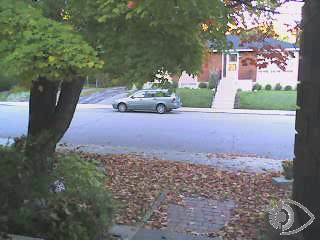
//> input picture frame 11 of Video/bike.avi, 320 x 240 px
$ ./ch11   (built with g++ and OpenCV 4)
//> lines starting //> are read from the running program, lines starting //| are printed output that depends on the picture; after the words box and inside, x2 and y2 are one past the last pixel; in counts of white or black regions, pixels touching at a corner belong together; pictures that were not available may be replaced by others from this repository, and a replacement may not be noted
#include <iostream>
#include <opencv2/opencv.hpp>
std::vector<cv::Scalar> color_lut;  //颜色查找表
void draw_lines(cv::Mat &image, std::vector<cv::Point2f> pt1, std::vector<cv::Point2f> pt2)
{
	cv::RNG rng(5000);
	if (color_lut.size() < pt1.size())
	{
		for (size_t t = 0; t < pt1.size(); t++)
		{
			color_lut.push_back(cv::Scalar(rng.uniform(0, 255), rng.uniform(0, 255),
				rng.uniform(0, 255)));
		}
	}
	for (size_t t = 0; t < pt1.size(); t++) {
		cv::line(image, pt1[t], pt2[t], color_lut[t], 2, 8, 0);
	}
}

int main(){
	/* 差值法检测移动物体 */
	/*
	计算两幅图像的差值的绝对值
	cv::absdiff(src1, 		// 输入图像1
				src2, 		// 输入图像2
				dst 		// 输出图像
				);
	*/
	// 加载视频文件，并判断是否加载成功
	cv::VideoCapture bikeVideo("../Video/bike.avi");
	if (!bikeVideo.isOpened()) {
		std::cout << "请确认视频文件是否正确" << std::endl;
		return -1;
	}
	// 输出视频相关信息
	int fps1 = bikeVideo.get(cv::CAP_PROP_FPS);
	int width1 = bikeVideo.get(cv::CAP_PROP_FRAME_WIDTH);
	int height1 = bikeVideo.get(cv::CAP_PROP_FRAME_HEIGHT);
	int num_of_frames1 = bikeVideo.get(cv::CAP_PROP_FRAME_COUNT);
	std::cout << "视频宽度：" << width1 << std::endl <<  " 视频高度：" << height1 << std::endl << " 视频帧率：" << fps1 << std::endl << " 视频总帧数: " << num_of_frames1 << std::endl;

	// 读取视频中第一帧图像作为前一帧图像，并进行灰度化
	cv::Mat preFrame1, preGray1;
	bikeVideo.read(preFrame1);
//> preFrame1 is the input picture: 240 rows x 320 cols, CV_8UC3; mean B, G, R 117.9, 119.1, 115
	cv::cvtColor(preFrame1, preGray1, cv::COLOR_BGR2GRAY);
	// 对图像进行高斯滤波，减少噪声干扰
	cv::GaussianBlur(preGray1, preGray1, cv::Size(0, 0), 15);

	cv::Mat binary1;
	cv::Mat frame1, gray1;
	// 形态学操作的矩形模板
	cv::Mat k1 = cv::getStructuringElement(cv::MORPH_RECT, cv::Size(7, 7), cv::Point(-1, -1));

	while (true)
	{
		// 视频中所有图像处理完后推出循环
		if (!bikeVideo.read(frame1))
		{
			break;
		}

		// 对当前帧进行灰度化
		cv::cvtColor(frame1, gray1, cv::COLOR_BGR2GRAY);
		cv::GaussianBlur(gray1, gray1, cv::Size(0, 0), 15);

		// 计算当前帧与前一帧的差值的绝对值
		cv::absdiff(gray1, preGray1, binary1);
//> binary1: 240 rows x 320 cols, CV_8UC1; values 0 (black) and 1 (white), 12.4% white in thin lines or dots

		// 对计算结果二值化并进行开运算，减少噪声的干扰
		cv::threshold(binary1, binary1, 10, 255, cv::THRESH_BINARY | cv::THRESH_OTSU);
		cv::morphologyEx(binary1, binary1, cv::MORPH_OPEN, k1);
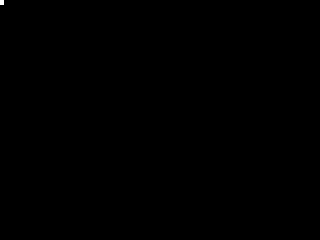
//> binary1: 240 rows x 320 cols, CV_8UC1; 0.03% white; 1 white region, box (x1, y1, x2, y2) and area: (0, 0, 4, 5) 20

		// 显示处理结果
		cv::imshow("input", frame1);
		cv::imshow("result", binary1);

		// 将当前帧变成前一帧，准备下一个循环，注释掉这句话为固定背景
		gray1.copyTo(preGray1); // gray->preGray

		// 5毫秒延时判断是否推出程序，按ESC键退出
		char c = cv::waitKey(5);
//> the Esc key is pressed
		if (c == 27)
		{
			break;
		}
	}
	//释放资源
	bikeVideo.release();
	cv::destroyAllWindows();

	/* 均值迁移法目标跟踪 */
	/*
	均值迁移法是一种基于密度估计的非参数聚类算法
	均值迁移法的目标跟踪步骤：
	1. 初始化目标区域
	2. 计算目标区域的直方图
	3. 计算目标区域的质心
	4. 计算目标区域的直方图的质心
	5. 计算目标区域的质心与直方图的质心的距离
	6. 如果距离小于阈值，则认为目标区域没有发生变化，否则，更新目标区域
	*/
	/*
	均值迁移法的目标跟踪函数
	cv::meanShift(	src, 		// 输入图像
				  	dst, 		// 输出图像
				  	window, 	// 目标区域
				  	criteria 	// 停止条件
				  	);			// 返回值int数据类型,表示算法在找到收敛位置前所经历的迭代次数

	通过鼠标在图像中选择目标区域
	cv::selectROI(	windowName, 	// 窗口名称
					src, 			// 输入图像
					showCrossair, 	// 是否显示十字
					fromCenter 		// 是否从中心开始选择
					);				// 返回值Rect数据类型,目标区域

	自适应均值迁移法的目标跟踪函数
	cv::CamShift(	src, 		// 输入图像
				  	window, 	// 目标区域
				  	criteria 	// 停止条件
				  	);			// 返回值RotatedRect数据类型,旋转后的矩形
	*/
	//打开视频文件，并判断是否成功打开
	cv::VideoCapture vtest("../Video/vtest.avi");
	if (!vtest.isOpened())
	{
		std::cout << "请确认输入的视频文件名是否正确" << std::endl;
		return -1;
	}

	//是否已经计算目标区域直方图标志，0表示没有计算，1表示已经计算
	int trackObject2 = 0;

	//计算直方图和反向直方图相关参数
	int hsize2 = 16;
	float hranges2[] = { 0,180 };
	const float* phranges2 = hranges2;

	//选择目标区域
	cv::Mat frame2, hsv2, hue2, hist2, histimg2 = cv::Mat::zeros(200, 320, CV_8UC3), backproj2;
	vtest.read(frame2);
	cv::Rect selection2 = cv::selectROI("选择目标跟踪区域", frame2, true, false);
//> the box from (80, 60) to (240, 180) is selected with the mouse
//> selection2 = Rect(80, 60, 160, 120)

	while (true)
	{
		//判断是否读取了全部图像
		if (!vtest.read(frame2))
		{
			break;
		}
		//将图像转化成HSV颜色空间
		cvtColor(frame2, hsv2, cv::COLOR_BGR2HSV);
//> hsv2: 240 rows x 320 cols, CV_8UC3; mean H, S, V 76, 48.8, 131

		//定义计算直方图和反向直方图相关数据和图像
		int ch[] = { 0, 0 };
		hue2.create(hsv2.size(), hsv2.depth());
		mixChannels(&hsv2, 1, &hue2, 1, ch, 1);

		//是否已经完成跟踪目标直方图的计算
		if (trackObject2 <= 0)
		{
			//目标区域的HSV颜色空间
			cv::Mat roi(hue2, selection2);
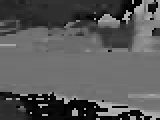
//> roi: 120 rows x 160 cols, CV_8UC1; min 0, max 179, mean 89
			//计算直方图和直方图归一化
			calcHist(&roi, 1, 0, roi, hist2, 1, &hsize2, &phranges2);
//> hist2 = [1711, 487, 245, 1457, 1896, 560, 208, 172, 324, 2717, 6930, 529, 515, 212, 334, 671]
			normalize(hist2, hist2, 0, 255, cv::NORM_MINMAX);
//> hist2 = [58.07, 11.89, 2.75, 48.49, 65.05, 14.64, 1.36, 0, 5.74, 96.03, 255, 13.47, 12.94, 1.51, 6.11, 18.83]

			//将标志设置为1，不再计算目标区域的直方图
			trackObject2 = 1; // Don't set up again, unless user selects new ROI

			//显示目标区域的直方图，可以将注释掉，不影响跟踪效果
			histimg2 = cv::Scalar::all(0);
			int binW = histimg2.cols / hsize2;
			cv::Mat buf(1, hsize2, CV_8UC3);
			for (int i = 0; i < hsize2; i++)
				buf.at<cv::Vec3b>(i) = cv::Vec3b(cv::saturate_cast<uchar>(i*180. / hsize2), 255, 255);
			cvtColor(buf, buf, cv::COLOR_HSV2BGR);

			for (int i = 0; i < hsize2; i++)
			{
				int val = cv::saturate_cast<int>(hist2.at<float>(i)*histimg2.rows / 255);
				cv::rectangle(histimg2, cv::Point(i*binW, histimg2.rows),
					cv::Point((i + 1)*binW, histimg2.rows - val),
					cv::Scalar(buf.at<cv::Vec3b>(i)), -1, 8);
			}
//> this loop made 16 passes
//> val on passes 1 to 8: 46, 9, 2, 38, 51, 11, 1, 0
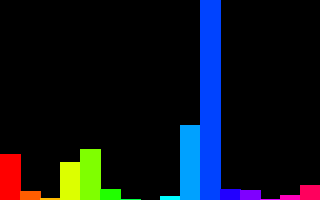
//> histimg2: 200 rows x 320 cols, CV_8UC3; mean B, G, R 25.5, 17.1, 11.7
		}

		// 计算目标区域的方向直方图
		cv::calcBackProject(&hue2, 1, 0, hist2, backproj2, &phranges2);
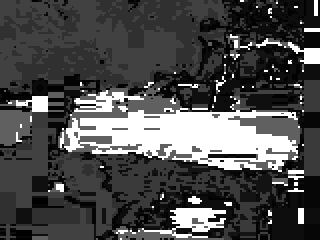
//> backproj2: 240 rows x 320 cols, CV_8UC1; min 0, max 255, mean 77.1

		//均值迁移法跟踪目标
		cv::meanShift(backproj2, selection2, cv::TermCriteria(cv::TermCriteria::EPS | cv::TermCriteria::COUNT, 10, 1));
//> selection2 = Rect(85, 71, 160, 120)
		//再图像中绘制寻找到的跟踪窗口
		cv::rectangle(frame2, selection2, cv::Scalar(0, 0, 255), 3, cv::LINE_AA);
//> frame2: 240 rows x 320 cols, CV_8UC3; mean B, G, R 112.6, 113.8, 119.7

		//显示结果
		cv::imshow("CamShift Demo", frame2);  //显示跟踪结果
		cv::imshow("Histogram", histimg2);  //显示目标区域直方图

		//按ESC键退出程序
		char c = (char)cv::waitKey(50);
//> the Esc key is pressed
		if (c == 27)
			break;
	}
	//释放资源
	vtest.release();
	cv::destroyAllWindows();

	cv::VideoCapture mulballs("../Video/mulballs.mp4");
	if (!mulballs.isOpened())
	{
		std::cout << "请确认输入的视频文件名是否正确" << std::endl;
		return -1;
	}

	//是否已经计算目标区域直方图标志，0表示没有计算，1表示已经计算
	int trackObject3 = 0;

	//计算直方图和反向直方图相关参数
	int hsize3 = 16;
	float hranges3[] = { 0,180 };
	const float* phranges3 = hranges3;

	//选择目标区域
	cv::Mat frame3, hsv3, hue3, hist3, histImg3 = cv::Mat::zeros(200, 320, CV_8UC3), backproj3;
	mulballs.read(frame3);
	cv::Rect selection3 = cv::selectROI("选择目标跟踪区域", frame3, true, false);
//> the box from (80, 60) to (240, 180) is selected with the mouse
//> selection3 = Rect(80, 60, 160, 120)
	cv::Rect selection_Cam = selection3;
//> selection_Cam = Rect(80, 60, 160, 120)
	while (true)
	{
		//判断是否读取了全部图像
		if (!mulballs.read(frame3))
		{
			break;
		}
		//将图像转化成HSV颜色空间
		cv::cvtColor(frame3, hsv3, cv::COLOR_BGR2HSV);

		//定义计算直方图和反向直方图相关数据和图像
		int ch[] = { 0, 0 };
		hue3.create(hsv3.size(), hsv3.depth());
		cv::mixChannels(&hsv3, 1, &hue3, 1, ch, 1);

		//是否已经完成跟踪目标直方图的计算
		if (trackObject3 <= 0)
		{
			//目标区域的HSV颜色空间
			cv::Mat roi(hue3, selection3);
			//计算直方图和直方图归一化
			cv::calcHist(&roi, 1, 0, roi, hist3, 1, &hsize3, &phranges3);
//> hist3 = [1711, 487, 245, 1457, 1896, 560, 208, 172, 324, 2717, 6930, 529, 515, 212, 334, 671]
			cv::normalize(hist3, hist3, 0, 255, cv::NORM_MINMAX);
//> hist3 has the same summary as hist2

			//将标志设置为1，不再计算目标区域的直方图
			trackObject3 = 1; // Don't set up again, unless user selects new ROI

			//显示目标区域的直方图，可以将注释掉，不影响跟踪效果
			int binW = histImg3.cols / hsize3;
			cv::Mat b(1, hsize3, CV_8UC3);
			for (int i = 0; i < hsize3; i++)
				b.at<cv::Vec3b>(i) = cv::Vec3b(cv::saturate_cast<uchar>(i*180. / hsize3), 255, 255);
			cvtColor(b, b, cv::COLOR_HSV2BGR);
			for (int i = 0; i < hsize3; i++)
			{
				int val = cv::saturate_cast<int>(hist3.at<float>(i)*histImg3.rows / 255);
				cv::rectangle(histImg3, cv::Point(i*binW, histImg3.rows),	cv::Point((i + 1)*binW, histImg3.rows - val),
				cv::Scalar(b.at<cv::Vec3b>(i)), -1, 8);
			}
		}

		// 计算目标区域的方向直方图
		cv::calcBackProject(&hue3, 1, 0, hist3, backproj3, &phranges3);

		cv::Mat frame_Cam;
		frame3.copyTo(frame_Cam);

		//均值迁移法跟踪目标
		cv::meanShift(backproj3, selection3,cv:: TermCriteria(cv::TermCriteria::EPS | cv::TermCriteria::COUNT, 10, 1));
//> selection3 = Rect(85, 71, 160, 120)
		//在图像中绘制寻找到的跟踪窗口
		cv::rectangle(frame3, selection3, cv::Scalar(0, 0, 255), 3, cv::LINE_AA);

		//自适应均值迁移法跟踪目标
		cv::RotatedRect trackBox = CamShift(backproj3, selection_Cam,
			cv::TermCriteria(cv::TermCriteria::EPS | cv::TermCriteria::COUNT, 10, 1));
//> selection_Cam = Rect(62, 74, 206, 115); trackBox = centre (165, 131.5), size (113.9, 205.2), angle 95.5
		//绘制椭圆窗口
		cv::ellipse(frame_Cam, trackBox, cv::Scalar(0, 0, 255), 3, cv::LINE_AA);
//> frame_Cam: 240 rows x 320 cols, CV_8UC3; mean B, G, R 113, 114.2, 119.3

		//显示结果
		cv::imshow("meanShift跟踪结果", frame3);  //显示跟踪结果
		cv::imshow("CamShift跟踪结果", frame_Cam);  //显示跟踪结果
		cv::imshow("Histogram", histImg3);  //显示目标区域直方图

		//按ESC键退出程序
		char c = (char)cv::waitKey(50);
//> the Esc key is pressed
		if (c == 27)
			break;
	}
	//释放资源
	mulballs.release();
	cv::destroyAllWindows();

	/* 光流法目标跟踪 */
	/*
	光流法是一种基于图像亮度的运动估计方法
	光流法的目标跟踪步骤：
	1. 初始化目标区域
	2. 计算目标区域的光流
	3. 计算目标区域的质心
	4. 计算目标区域的光流的质心
	5. 计算目标区域的质心与光流的质心的距离
	6. 如果距离小于阈值，则认为目标区域没有发生变化，否则，更新目标区域
	*/
	/*
	Faeneback多项式扩展算法光流法的目标跟踪函数
	cv::calcOpticalFlowFarneback( 	InputArray prev, 		// 前一帧图像
									InputArray next, 		// 当前帧图像
									InputOutputArray flow,	// 输出的光流图像
                                    double pyr_scale, 		// 图像金字塔两层之间尺寸的比例
									int levels, 			// 构建图像金字塔的层数
									int winsize,			// 均值窗口的尺寸
                                    int iterations, 		// 算法在每个金字塔图像中迭代的次数
									int poly_n, 			// 在每个像素中找到多项式展开的像素领域的大小
									double poly_sigma,		// 高斯标准差
                                    int flags 				// 计算方法标志
									);

	计算二维向量的模长与方向
	cv::cartToPolar(InputArray x, 				// x方向
					InputArray y,				// y方向
                    OutputArray magnitude, 		// 模长
					OutputArray angle,			// 方向
                    bool angleInDegrees = false	// 角度单位选择标志,false表示单位为弧度;true表示单位为角度
					);

	LK稀疏光流法的目标跟踪函数
	cv::calcOpticalFlowPyrLK( 	InputArray prevImg, 																		// 前一帧图像
								InputArray nextImg,																			// 当前帧图像
                                InputArray prevPts, 																		// 前一帧图像的特征点
								InputOutputArray nextPts,																	// 当前帧图像的特征点
                                OutputArray status, 																		// 特征点是否找到
								OutputArray err,																			// 特征点的误差
                                Size winSize = Size(21,21), 																// 搜索窗口大小
								int maxLevel = 3,																			// 构建图像金字塔的层数
                                TermCriteria criteria = TermCriteria(TermCriteria::COUNT+TermCriteria::EPS, 30, 0.01),		// 迭代终止条件
								int flags = 0, 																				// 寻找匹配光流点的操作标志
								double minEigThreshold = 1e-4 																// 响应的最小特征值,当特征值小于该值时,不进行任何处理,是为光流点丢失
								);
	*/
	cv::VideoCapture vtest2("../Video/vtest.avi");
	cv::Mat prevFrame4, prevGray4;
	if (!vtest2.read(prevFrame4))
	{
		std::cout << "请确认视频文件名称是否正确" << std::endl;
		return -1;
	}

	//将彩色图像转换成灰度图像
	cv::cvtColor(prevFrame4, prevGray4, cv::COLOR_BGR2GRAY);

	while (true)
	{
		cv::Mat nextFrame, nextGray;
		//所有图像处理完成后推出程序
		if (!vtest2.read(nextFrame))
		{
			break;
		}
		cv::imshow("视频图像", nextFrame);

		//计算稠密光流
		cv::cvtColor(nextFrame, nextGray, cv::COLOR_BGR2GRAY);
		cv::Mat_<cv::Point2f> flow;  //两个方向的运动速度
		cv::calcOpticalFlowFarneback(prevGray4, nextGray, flow, 0.5, 3, 15, 3, 5, 1.2, 0);

		cv::Mat xV = cv::Mat::zeros(prevFrame4.size(), CV_32FC1);  //x方向移动速度
		cv::Mat yV = cv::Mat::zeros(prevFrame4.size(), CV_32FC1);  //y方向移动速度
		//提取两个方向的速度
		for (int row = 0; row < flow.rows; row++)
		{
			for (int col = 0; col < flow.cols; col++)
			{
				const cv::Point2f& flow_xy = flow.at<cv::Point2f>(row, col);
				xV.at<float>(row, col) = flow_xy.x;
				yV.at<float>(row, col) = flow_xy.y;
			}
		}
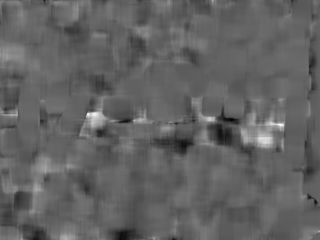
//> xV: 240 rows x 320 cols, CV_32FC1; min -0.278, max 0.437, mean -0.00133; drawn with min black and max white
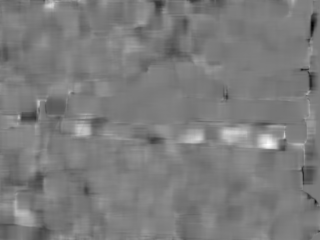
//> yV: 240 rows x 320 cols, CV_32FC1; min -0.349, max 0.368, mean 0.00101; drawn with min black and max white

		//计算向量角度和幅值
		cv::Mat magnitude4, angle4;
		cv::cartToPolar(xV, yV, magnitude4, angle4);

		//讲角度转换成角度制
		angle4 = angle4 * 180.0 / CV_PI / 2.0;

		//把幅值归一化到0-255区间便于显示结果
		cv::normalize(magnitude4, magnitude4, 0, 255, cv::NORM_MINMAX);

		//计算角度和幅值的绝对值
		cv::convertScaleAbs(magnitude4, magnitude4);
//> magnitude4: 240 rows x 320 cols, CV_8UC1
		cv::convertScaleAbs(angle4, angle4);
//> angle4: 240 rows x 320 cols, CV_8UC1

		//讲运动的幅值和角度生成HSV颜色空间的图像
		cv::Mat HSV = cv::Mat::zeros(prevFrame4.size(), prevFrame4.type());
		std::vector<cv::Mat> result;
		cv::split(HSV, result);
		result[0] = angle4;  //决定颜色
//> result[1]: 240 rows x 320 cols, CV_8UC1; every value is 0
		result[1] = cv::Scalar(255);
//> result[1]: 240 rows x 320 cols, CV_8UC1; every value is 255
		result[2] = magnitude4;  //决定形态
		//将三个多通道图像合并成三通道图像
		cv::merge(result, HSV);

		//讲HSV颜色空间图像转换到RGB颜色空间中
		cv::Mat rgbImg;
		cv::cvtColor(HSV, rgbImg, cv::COLOR_HSV2BGR);
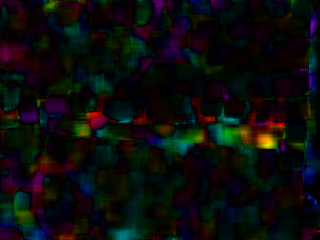
//> rgbImg: 240 rows x 320 cols, CV_8UC3; mean B, G, R 11.8, 12.4, 11.5

		//显示检测结果
		cv::imshow("运动检测结果", rgbImg);
		int ch = cv::waitKey(5);
//> the Esc key is pressed
		if (ch == 27)
		{
			break;
		}
	}
	//释放资源
	vtest2.release();
	cv::waitKey(0);
	cv::destroyAllWindows();

	cv::VideoCapture capture("../Video/mulballs.mp4");
	cv::Mat prevframe5, prevImg5;
	if (!capture.read(prevframe5))
	{
		std::cout << "请确认输入视频文件是否正确" << std::endl;
		return -1;
	}
	cv::cvtColor(prevframe5, prevImg5, cv::COLOR_BGR2GRAY);

	//角点检测相关参数设置
	std::vector<cv::Point2f> Points;
	double qualityLevel = 0.01;
	int minDistance = 10;
	int blockSize = 3;
	bool useHarrisDetector = false;
	double k5 = 0.04;
	int Corners = 5000;

	//角点检测
	cv::goodFeaturesToTrack(prevImg5, Points, Corners, qualityLevel, minDistance, cv::Mat(), blockSize, useHarrisDetector, k5);
//> Points = 289 Points (x, y), first 12: [271, 62], [294, 57], [303, 3], [189, 75], [242, 4], [158, 70], [259, 68], [296, 132], [286, 64], [226, 33], [294, 111], [237, 24]

	//稀疏光流检测相关参数设置
	std::vector<cv::Point2f> prevPts;  //前一帧图像角点坐标
	std::vector<cv::Point2f> nextPts;  //当前帧图像角点坐标
	std::vector<uchar> status;  //检点检测到的状态
	std::vector<float> err;
	cv::TermCriteria criteria = cv::TermCriteria(cv::TermCriteria::COUNT
		+ cv::TermCriteria::EPS, 30, 0.01);
	double derivlambda = 0.5;
	int flags = 0;

	//初始状态的角点
	std::vector<cv::Point2f> initPoints;
	initPoints.insert(initPoints.end(), Points.begin(), Points.end());
//> initPoints has the same summary as Points

	//前一帧图像中的角点坐标
	prevPts.insert(prevPts.end(), Points.begin(), Points.end());
//> prevPts has the same summary as Points

	while (true)
	{
		cv::Mat nextframe, nextImg;
		if (!capture.read(nextframe))
		{
			break;
		}
		cv::imshow("nextframe", nextframe);

		//光流跟踪
		cv::cvtColor(nextframe, nextImg, cv::COLOR_BGR2GRAY);
		cv::calcOpticalFlowPyrLK(prevImg5, nextImg, prevPts, nextPts, status, err,
			cv::Size(31, 31), 3, criteria, derivlambda, flags);
//> nextPts = 289 Points (x, y), first 12: [271, 62], [294, 56.99], [303, 3.01], [189, 75], [242, 4.02], [158, 70], [259, 68], [296, 132], [286, 64], [226, 33], [294, 111], [237, 24]; status = 289 values from 1 to 1; err = 289 values, max 7.23 at index 16, min 0.746 at index 49, mean 2.04

		//判断角点是否移动，如果不移动就删除
		size_t i, k;
		for (i = k = 0; i < nextPts.size(); i++)
		{
			// 距离与状态测量
			double dist = abs(prevPts[i].x - nextPts[i].x) + abs(prevPts[i].y - nextPts[i].y);
			if (status[i] && dist > 2)
			{
				prevPts[k] = prevPts[i];
				initPoints[k] = initPoints[i];
				nextPts[k++] = nextPts[i];
				cv::circle(nextframe, nextPts[i], 3, cv::Scalar(0, 255, 0), -1, 8);
			}
		}
//> this loop made 289 passes
//> dist on passes 1 to 3: 0.00557, 0.0173, 0.0206

		//更新移动角点数目
		nextPts.resize(k);
		prevPts.resize(k);
		initPoints.resize(k);

		// 绘制跟踪轨迹
		draw_lines(nextframe, initPoints, nextPts);
		cv::imshow("result", nextframe);

		char c = cv::waitKey(50);
//> the Esc key is pressed
		if (c == 27)
		{
			break;
		}

		//更新角点坐标和前一帧图像
		std::swap(nextPts, prevPts);
		nextImg.copyTo(prevImg5);

		//如果角点数目少于30，就重新检测角点
		if (initPoints.size() < 30)
		{
			cv::goodFeaturesToTrack(prevImg5, Points, Corners, qualityLevel,
				minDistance, cv::Mat(), blockSize, useHarrisDetector, k);
			initPoints.insert(initPoints.end(), Points.begin(), Points.end());
			prevPts.insert(prevPts.end(), Points.begin(), Points.end());
			std::printf("total feature points : %d\n", prevPts.size());
		}

	}

	return 0;
}

$ run again, starting later in the video
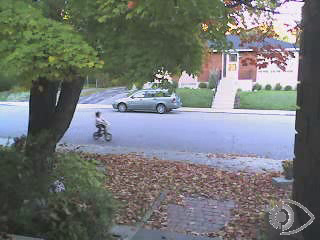
//> input picture frame 53 of Video/bike.avi, 320 x 240 px
//> preFrame1 is the input picture: 240 rows x 320 cols, CV_8UC3; mean B, G, R 117.3, 118.6, 114.8
//> `cv::morphologyEx(binary1, binary1, cv::MORPH_OPEN, k1);`:
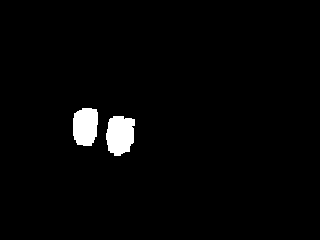
//> binary1: 240 rows x 320 cols, CV_8UC1; 2.3% white; 2 white regions, box (x1, y1, x2, y2) and area: (106, 116, 135, 156) 930, (73, 108, 98, 146) 823
//> `cv::Rect selection2 = cv::selectROI("选择目标跟踪区域", frame2, true, false);`: selection2 = Rect(80, 60, 160, 120)
//> hsv2: 240 rows x 320 cols, CV_8UC3; mean H, S, V 76.6, 48.7, 130.6
//> `calcHist(&roi, 1, 0, roi, hist2, 1, &hsize2, &phranges2);`: hist2 = [1643, 473, 292, 1572, 1744, 528, 236, 160, 353, 2474, 6995, 569, 590, 263, 329, 727]
//> `normalize(hist2, hist2, 0, 255, cv::NORM_MINMAX);`: hist2 = [55.33, 11.68, 4.92, 52.68, 59.1, 13.73, 2.84, 0, 7.2, 86.33, 255, 15.26, 16.04, 3.84, 6.31, 21.15]
//> the loop `for (int i = 0; i < hsize2; i++)` made 16 passes
//> val on passes 1 to 8: 43, 9, 4, 41, 46, 11, 2, 0
//> `cv::meanShift(backproj2, selection2, cv::TermCriteria(cv::TermCriteria..`: selection2 = Rect(86, 71, 160, 120)
//> frame2: 240 rows x 320 cols, CV_8UC3; mean B, G, R 112.1, 113.4, 119.5
//> `cv::Rect selection3 = cv::selectROI("选择目标跟踪区域", frame3, true, false);`: selection3 = Rect(80, 60, 160, 120)
//> `cv::calcHist(&roi, 1, 0, roi, hist3, 1, &hsize3, &phranges3);`: hist3 = [1643, 473, 292, 1572, 1744, 528, 236, 160, 353, 2474, 6995, 569, 590, 263, 329, 727]
//> `cv::normalize(hist3, hist3, 0, 255, cv::NORM_MINMAX);`: hist3 has the same summary as hist2
//> the loop `for (int i = 0; i < hsize3; i++)` made 16 passes
//> `cv::meanShift(backproj3, selection3,cv:: TermCriteria(cv::TermCriteria..`: selection3 = Rect(86, 71, 160, 120)
//> `cv::RotatedRect trackBox = CamShift(backproj3, selection_Cam, cv::Term..`: selection_Cam = Rect(64, 75, 205, 113); trackBox = centre (166.5, 131.5), size (112.1, 204.7), angle 96.5
//> frame_Cam: 240 rows x 320 cols, CV_8UC3; mean B, G, R 112.5, 113.8, 119.1
//> Points = 294 Points (x, y), first 12: [271, 62], [294, 57], [303, 3], [164, 77], [242, 4], [189, 75], [296, 132], [259, 68], [286, 64], [268, 12], [226, 33], [294, 111]
//> `initPoints.insert(initPoints.end(), Points.begin(), Points.end());`: initPoints has the same summary as Points
//> `prevPts.insert(prevPts.end(), Points.begin(), Points.end());`: prevPts has the same summary as Points
//> `cv::calcOpticalFlowPyrLK(prevImg5, nextImg, prevPts, nextPts, status, ..`: nextPts = 294 Points (x, y), first 12: [271, 62], [294, 57], [303, 3], [164, 77.01], [242, 4], [189, 75.01], [296, 132], [259, 68], [286, 64], [268, 12.01], [226, 33], [294, 111]; status = 294 values from 1 to 1; err = 294 values, max 11.09 at index 286, min 0.0362 at index 134, mean 1.21
//> the loop `for (i = k = 0; i < nextPts.size(); i++)` made 294 passes
//> dist on passes 1 to 8: 0.00526, 0.00561, 0.00574, 0.00787, 0.00337, 0.0149, 0.0129, 0.00471
//> after the loop `for (i = k = 0; i < nextPts.size(); i++)`:
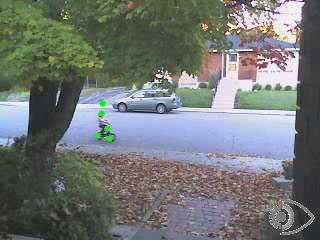
//> nextframe: 240 rows x 320 cols, CV_8UC3; mean B, G, R 116.9, 118.8, 114.5
//> `nextPts.resize(k);`: nextPts = 5 Points (x, y): [100.8, 113.1], [107.2, 128.3], [109.2, 138.4], [97.16, 135.4], [102.3, 102.9]
//> `prevPts.resize(k);`: prevPts = 5 Points (x, y): [98, 113], [104, 128], [106, 138], [94, 135], [100, 103]
//> `initPoints.resize(k);`: initPoints has the same summary as prevPts
//> the loop in draw_lines, `for (size_t t = 0; t < pt1.size(); t++)` made 5 passes
